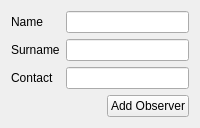
<?xml version="1.0" encoding="UTF-8"?>
<ui version="4.0">
 <class>ObserverAdd</class>
 <widget class="QWidget" name="ObserverAdd">
  <property name="windowTitle">
   <string>Add Observer</string>
  </property>
  <layout class="QVBoxLayout" name="verticalLayout">
   <item>
    <layout class="QFormLayout" name="formLayout">
     <item row="0" column="0">
      <widget class="QLabel" name="label">
       <property name="text">
        <string>Name</string>
       </property>
      </widget>
     </item>
     <item row="1" column="0">
      <widget class="QLabel" name="label_2">
       <property name="text">
        <string>Surname</string>
       </property>
      </widget>
     </item>
     <item row="2" column="0">
      <widget class="QLabel" name="label_3">
       <property name="text">
        <string>Contact</string>
       </property>
      </widget>
     </item>
     <item row="0" column="1">
      <widget class="KLineEdit" name="Name"/>
     </item>
     <item row="1" column="1">
      <widget class="KLineEdit" name="Surname"/>
     </item>
     <item row="2" column="1">
      <widget class="KLineEdit" name="Contact"/>
     </item>
    </layout>
   </item>
   <item>
    <layout class="QHBoxLayout" name="horizontalLayout">
     <item>
      <spacer name="horizontalSpacer">
       <property name="orientation">
        <enum>Qt::Horizontal</enum>
       </property>
       <property name="sizeHint" stdset="0">
        <size>
         <width>40</width>
         <height>20</height>
        </size>
       </property>
      </spacer>
     </item>
     <item>
      <widget class="QPushButton" name="AddObserver">
       <property name="text">
        <string>Add Observer</string>
       </property>
      </widget>
     </item>
    </layout>
   </item>
  </layout>
 </widget>
 <customwidgets>
  <customwidget>
   <class>KLineEdit</class>
   <extends>QLineEdit</extends>
   <header>klineedit.h</header>
  </customwidget>
 </customwidgets>
 <resources/>
 <connections/>
</ui>
